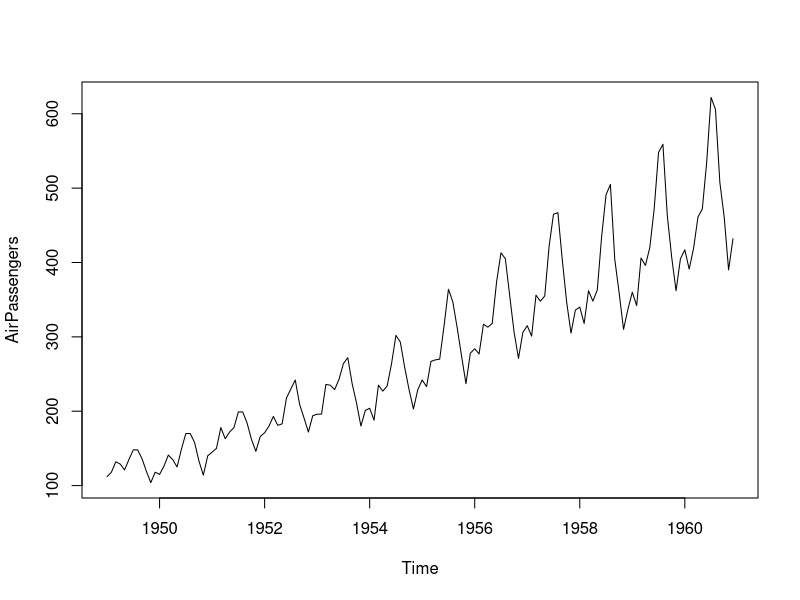
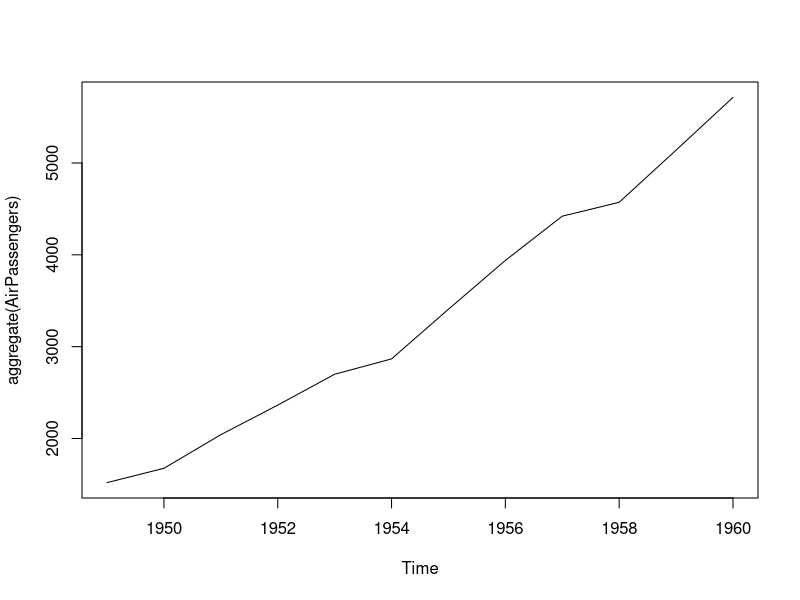
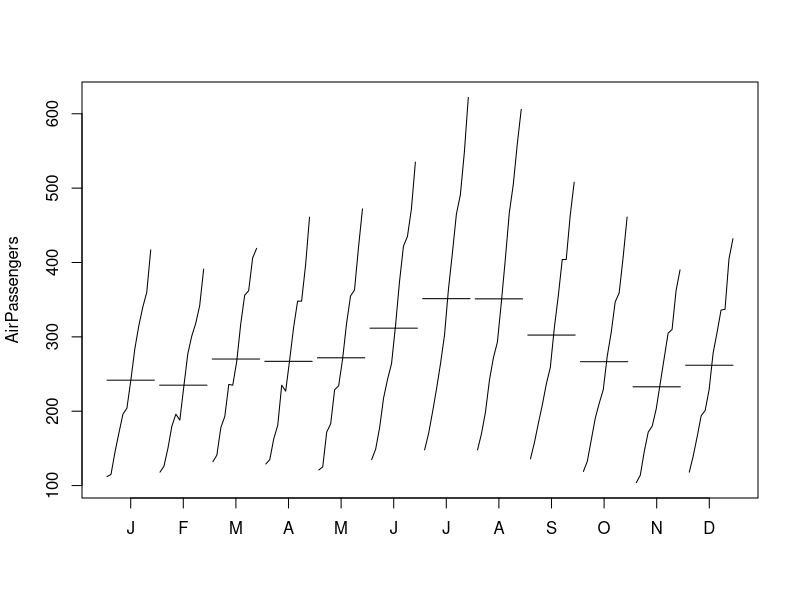
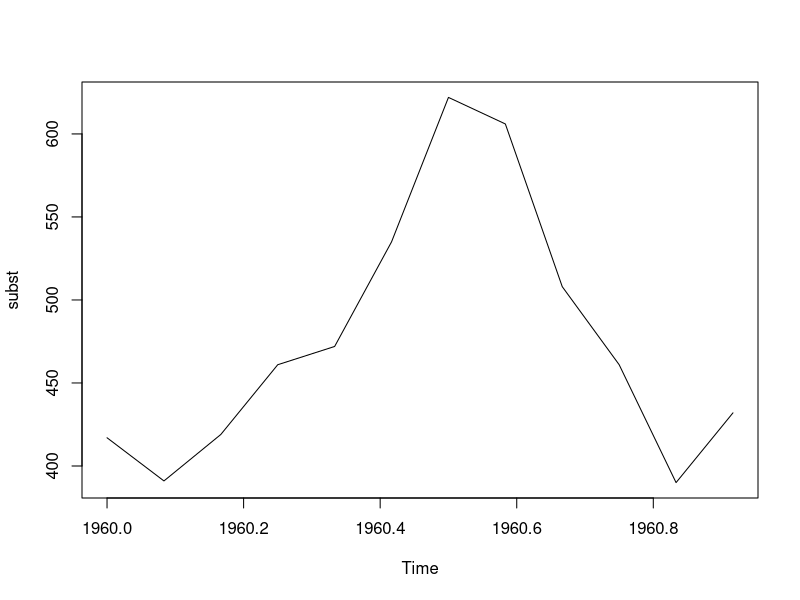
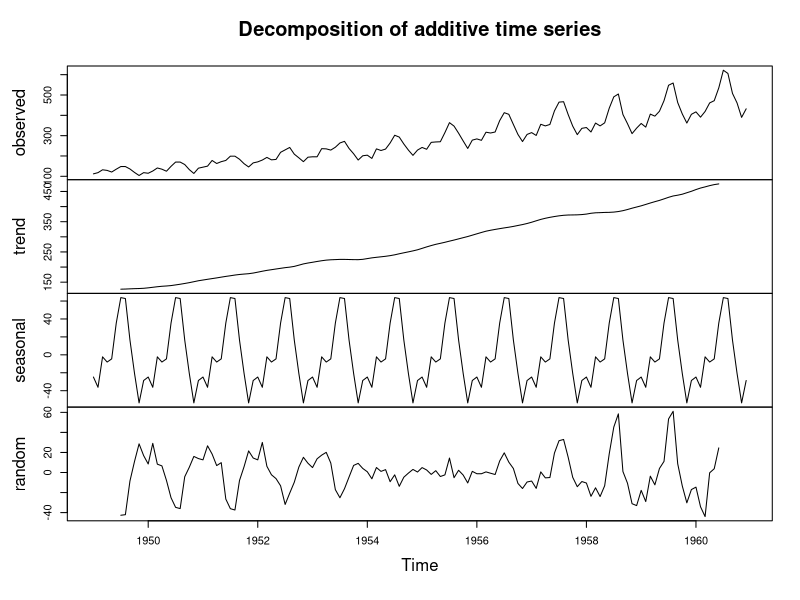
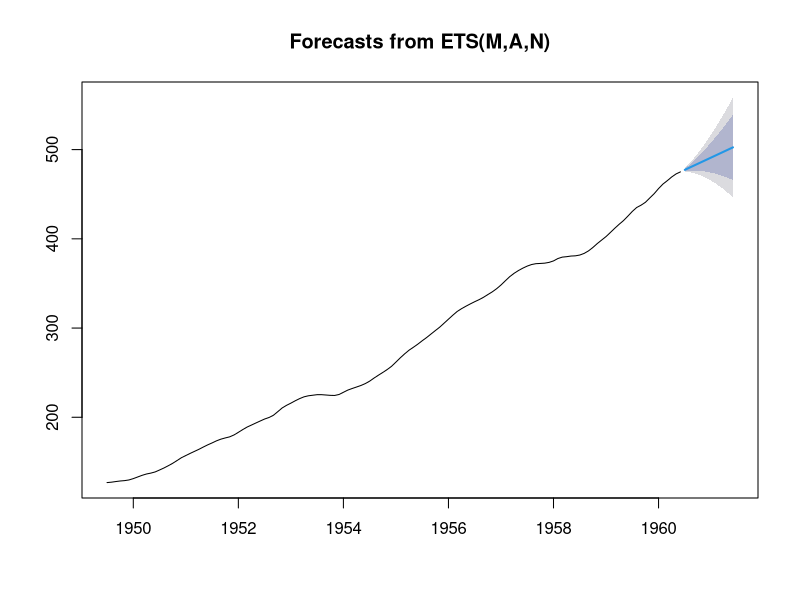
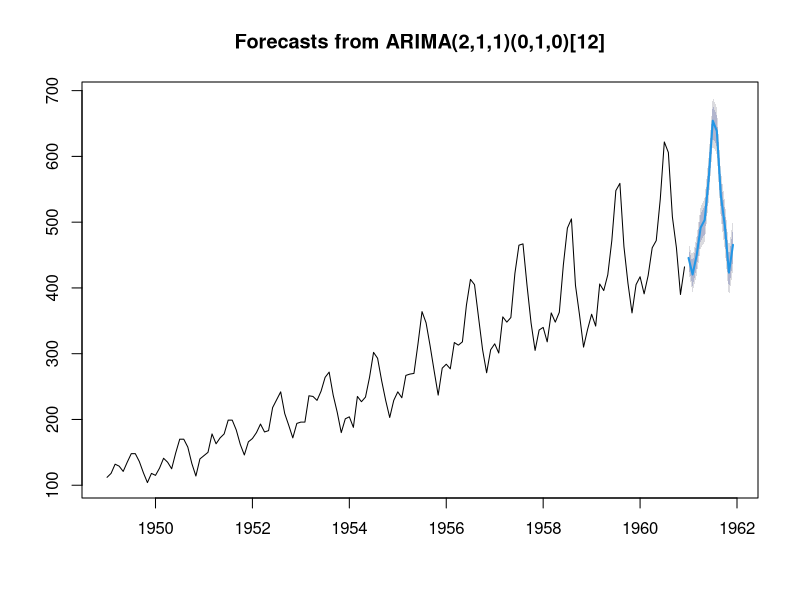

These figures' R source, in order:
# Séries temporais

# Carregando bibliotecas
library(forecast)

# Explorando
AirPassengers
View(AirPassengers)

# Verificando data de inicio e fim da série
start(AirPassengers)
end(AirPassengers)

# Gerando gráfico
plot(AirPassengers)

# Dados agregados
plot(aggregate(AirPassengers))

# Agregado por mês
monthplot(AirPassengers)

# Verificando determinado período
subst = window(AirPassengers, start = c(1960, 1), end = c(1960, 12))
subst

# Gráfico de subst
plot(subst)


# Decomposição
dec = decompose(AirPassengers)
dec

# Valores da decomposição
dec$seasonal
dec$trend
dec$random
dec$figure

# Gráfico da decomposição
plot(dec)


# Previsão | Forecast
# Calculando a média móvel
mediamovel = ma(AirPassengers, order = 12)
mediamovel

# Forecast
previsao = forecast(mediamovel, h = 12)
previsao

# Plotando a previsão 
plot(previsao)

#
arima = auto.arima(AirPassengers)
arima
previsao2 = forecast(arima, h = 12)
previsao2
plot(previsao2)
